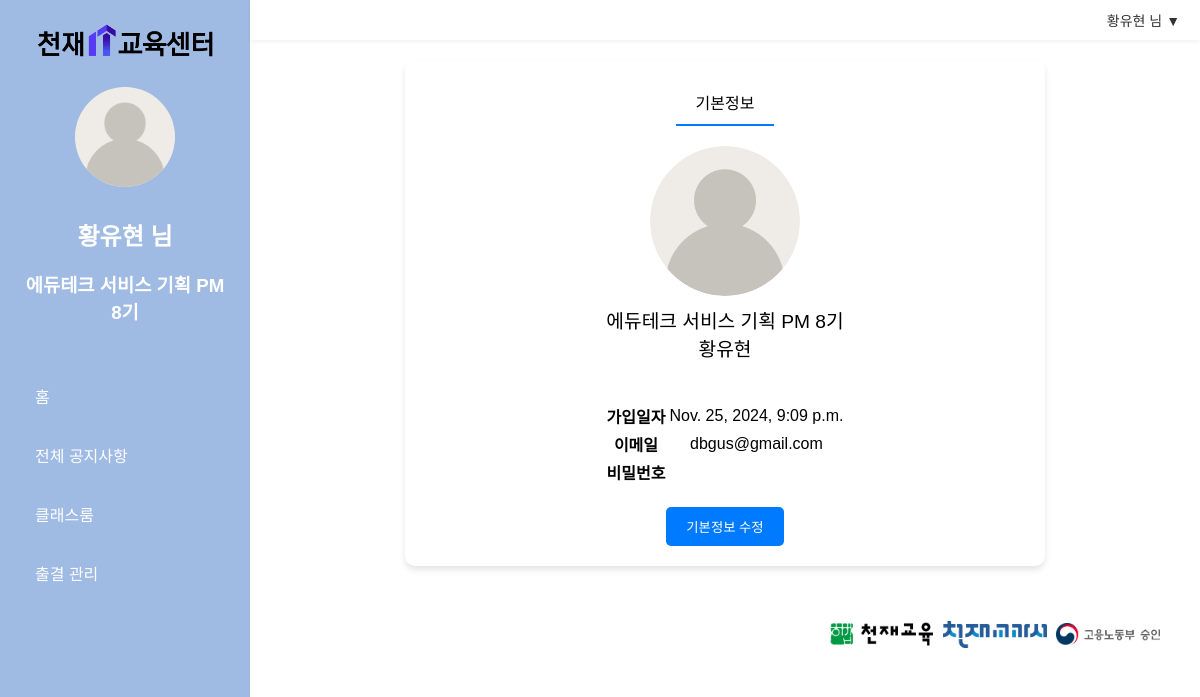
/myinfo/ (signed in), run on an earlier commit of the app's database.
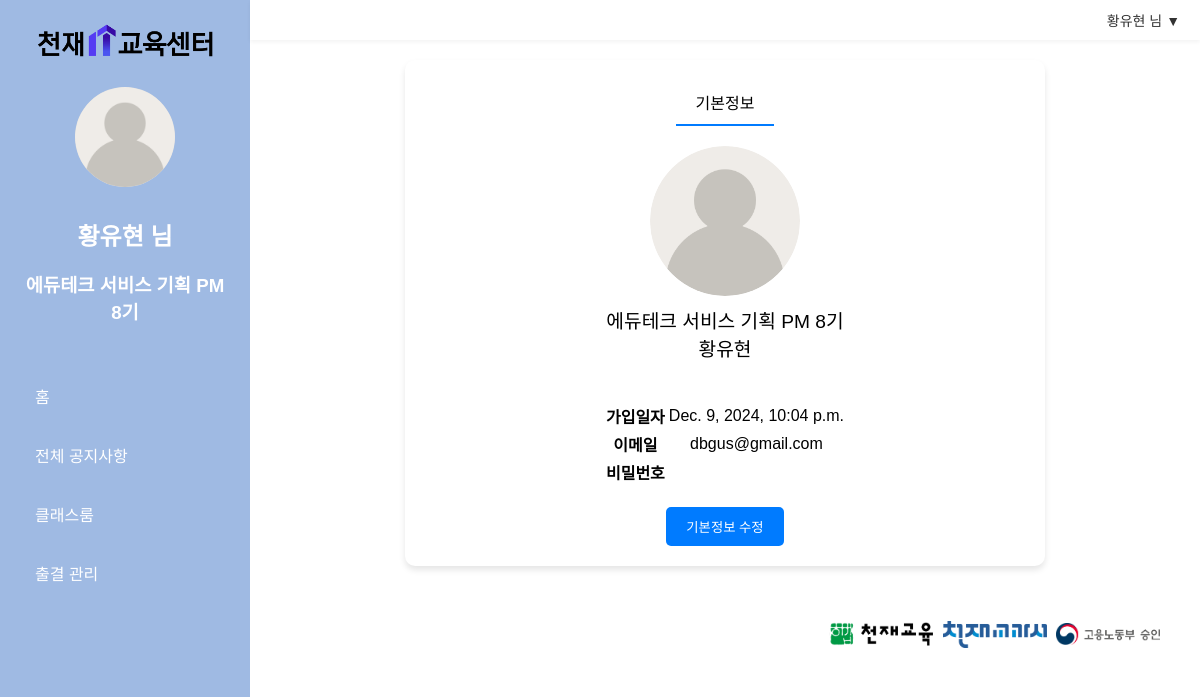
And on a later commit of the database.
### managementapp/models.py (models this page shows)
class Member(models.Model):
    name = models.CharField(max_length=200)
    email = models.TextField(primary_key=True)
    pwd = models.CharField(max_length=30)
    rdate = models.DateTimeField()
    udate = models.DateTimeField()
    generation = models.CharField(max_length=100,null=True)

### managementapp/views.py (the view)
# urls.py: path('myinfo/',views.myinfo, name='myinfo'),
def myinfo(request):
    template = loader.get_template('myinfo/myinfo.html')
    email = request.session['login_ok_user']
    member = Member.objects.get(email=email)
    context = {
        'member' : member
    }
    return HttpResponse(template.render(context,request))

### managementapp/templates/myinfo/myinfo.html (shortened to what this page needs)
{% extends 'base.html' %}
{% load static %}
{% block content %}
<link rel="stylesheet" href="{% static 'css/myinfo.css' %}">
<div class="content">
    <div class="profile-container">
        <div class="profile-header">
          <ul class="tab-menu">
            <li class="active">기본정보</li>
          </ul>
        </div>
          <div class="profile-image">
            <img src="{% static 'user.png' %}" alt="프로필 사진">
            <p>{{member.generation}}<br>{{member.name}}</p>
          </div>
          <div class="profile-details">
            <table>
              <tr>
                <th>가입일자</th>
                <td>{{member.rdate}}</td>
              </tr>
              <tr>
                <th>이메일</th>
                <td>{{member.email}}</td>
              </tr>
                <th>비밀번호</th>
                <td>{{member.pwd|length|stringformat:"•"}}</td>
            </table>
          </div>
        <div class="profile-footer">
          <button class="btn-edit" onclick="location.href='update'">기본정보 수정</button>
        </div>
      </div>
</div>
{% endblock %}

### managementapp/templates/base.html (shortened to what this page needs)
<!DOCTYPE html>
<html lang="ko">
<head>
  {% load static %}
  <link rel="stylesheet" href="{% static 'css/base.css' %}">
</head>
<body>
  <div class="container">
    <div class="sidebar">
      <img class='logo' src="{%static 'logo.png'%}" onclick="location.href='../../../home/'"></img>
      <img class="profile" src="{%static 'user.png'%}" alt='user'></img>
      {% if request.session.login_ok_user %}
        <div class="compact-container">
          <h2>{{request.session.login_user_name}} 님</h2>
          <h3>{{request.session.login_user_generation}}</h3>
        </div>
      {% endif %}
      <ul class="menu">
        <li><a href="../../../home">홈</a></li>
        <li><a href="../../../notices">전체 공지사항</a></li>
        <li><a href="../../../classroom">클래스룸</a></li>
        <li><a href="../../../attendance">출결 관리</a></li>
      </ul>
    </div>
    <div class="header">
      <div class="account" onclick="toggleDropdown()">
        {{request.session.login_user_name}} 님 ▼
      </div>
    </div>
    <div class="main-content">
      {% block content %}{% endblock %}
    </div>
  </div>
</body>
<footer>
  <img class='footer-image'src="{%static 'footer.png'%}"></img>
</footer>
</html>

What changed in the data, as far as the page shows it:
changed Member "황유현": rdate "Nov. 25, 2024, 9:09 p.m." → "Dec. 9, 2024, 10:04 p.m."
